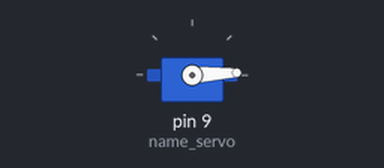
A sketch run on a simulated Arduino Uno, built with avr-gcc and run on an emulated ATmega328P. Shown: servo.

Above: at 0.05 s.
At 0.25 s:
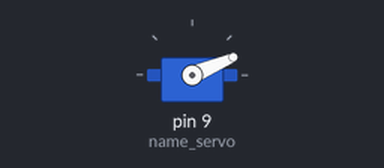
At 0.45 s:
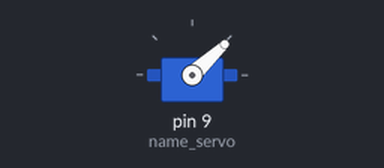
At 0.9 s:
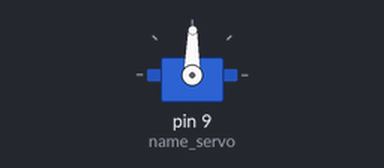
Timing chart, 0 to 3.0 s (numbered marks = the images above):
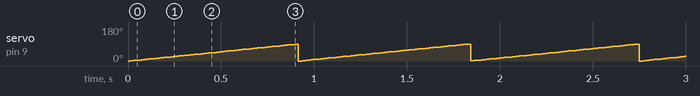

The sketch:

rotateservobaru.ino
```cpp
#include <Servo.h>
Servo name_servo;
int i;
void setup() {
  // put your setup code here, to run once:
  name_servo.attach(9);
}

void loop() {
  // put your main code here, to run repeatedly:
  for(i=0; i<=90; i++){
    name_servo.write(i);
    delay(10);
  }
}
```

Measured:
- by itself, servo on pin 9 (name_servo): ramps from 0° to 90° and jumps back, once every 0.92 s
